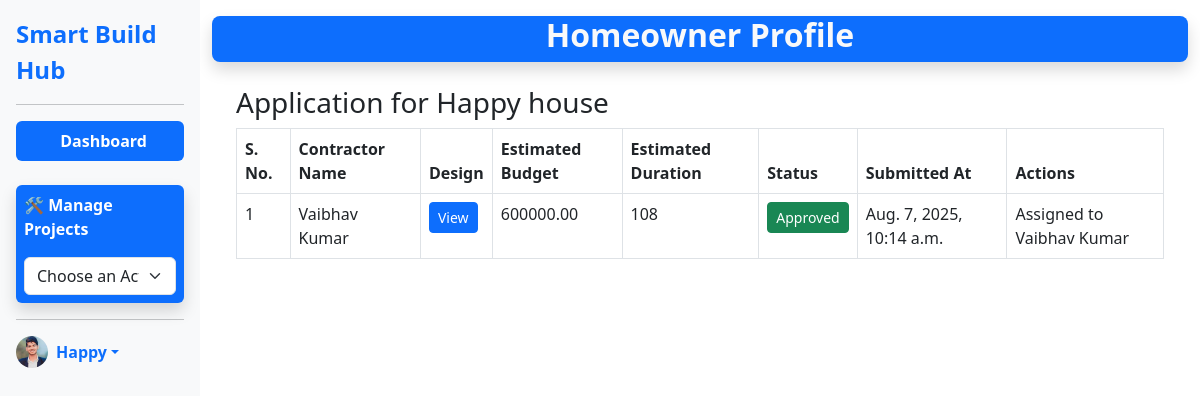
Page /homeownerapp/homeownerviewapplications/4 (signed in) on the committed database.
### mainapp/models.py (models this page shows)
class userinfo(models.Model):
    name=models.CharField(max_length=100)
    email=models.EmailField(max_length=100)
    contactno=models.CharField(max_length=15)
    address=models.TextField()
    picture=models.ImageField(upload_to='profiles',blank=True)
    bio=models.TextField()
    login=models.OneToOneField(loginInfo,on_delete=models.CASCADE)

### homeownerapp/models.py (models this page shows, shortened)
class Project(models.Model):
    projectname = models.CharField(max_length=255)
    homeowner = models.ForeignKey(userinfo,on_delete=models.CASCADE,related_name='project_homeowner')
    contractor = models.ForeignKey(userinfo,on_delete=models.SET_NULL,null=True, blank=True,related_name='project_contractor')
    start_date = models.DateField(null=True, blank=True)
    end_date = models.DateField(null=True, blank=True)
    duration = models.IntegerField(help_text="Estimated number of days", null=True, blank=True)
    budget = models.DecimalField(max_digits=12, decimal_places=2)
    progress = models.PositiveIntegerField(default=0, help_text="Completion percentage")
    location = models.CharField(max_length=255, blank=True)
    status = models.CharField(
        max_length=50,
        choices=[
            ('planned', 'Planned'),
            ('designing_phase', 'Designing Phase'),
            ('awaiting_approval', 'Awaiting Approval'),
            ('under_construction', 'Under Construction'),
            ('delayed', 'Delayed'),
            ('completed', 'Completed'),
            ('cancelled', 'Cancelled'),
        ],
        default='planned'
    )
    plot_size = models.CharField(max_length=50, blank=True)
    HOUSE_TYPES = [
        ('duplex', 'Duplex'),
        ('bungalow', 'Bungalow'),
        ('villa', 'Villa'),
        ('independent_floor', 'Independent Floor'),
        ('flat', 'Modern Flat'),
    ]
    house_type = models.CharField(max_length=50, choices=HOUSE_TYPES, blank=True)
    num_floors = models.CharField(max_length=10, blank=True)
    basement = models.CharField(max_length=10, choices=[('yes', 'Yes'), ('no', 'No')], blank=True)
    PARKING_CHOICES = [
        ('yes', 'Yes'),
        ('no', 'No'),
        ('covered', 'Covered Parking'),
        ('open', 'Open Parking')
    ]
    parking_required = models.CharField(max_length=20, choices=PARKING_CHOICES, blank=True)
    bedrooms = models.CharField(max_length=10, choices=[
        ('1bhk', '1 BHK'),
        ('2bhk', '2 BHK'),
        ('3bhk', '3 BHK'),
        ('4+', '4+ BHK')
    ], blank=True)
    bathrooms = models.CharField(max_length=10, blank=True)
    kitchen_each_floor = models.CharField(max_length=10, choices=[('yes', 'Yes'), ('no', 'No')], blank=True)
    additional_rooms = models.JSONField(blank=True, null=True)
    outdoor_areas = models.JSONField(blank=True, null=True)
    MATERIAL_CHOICES = [
        ('bricks', 'Red Bricks'),
        ('aac', 'AAC Blocks'),
        ('fly_ash', 'Fly Ash Bricks'),
        ('concrete', 'Concrete Blocks'),
        ('not_sure', 'Not Sure')
    ]
    preferred_material = models.CharField(max_length=50, choices=MATERIAL_CHOICES, blank=True)
    STYLE_CHOICES = [
        ('modern', 'Modern'),
        ('traditional', 'Traditional'),
        ('contemporary', 'Contemporary'),
        ('minimalist', 'Minimalist'),
        ('not_decided', 'Not Decided')
    ]
    construction_style = models.CharField(max_length=50, choices=STYLE_CHOICES, blank=True)
    solar_panel = models.BooleanField(default=False)
    design_reference = models.URLField(blank=True, null=True)
    special_requirements = models.TextField(blank=True)
    created_at = models.DateTimeField(auto_now_add=True)
    updated_at = models.DateTimeField(auto_now=True)

### contractorapp/models.py (models this page shows, shortened)
class ContractorApplication(models.Model):
    project = models.ForeignKey(Project, on_delete=models.CASCADE, related_name='applications')
    contractor = models.ForeignKey(userinfo, on_delete=models.CASCADE, related_name='contractor_applications')
    proposal_text = models.TextField()
    design_file = models.FileField(upload_to='designs/', null=True, blank=True)
    estimated_budget = models.DecimalField(max_digits=12, decimal_places=2)
    estimated_duration = models.IntegerField(help_text="Estimated number of days")
    status = models.CharField(
        max_length=20,
        choices=[
            ('pending', 'Pending'),
            ('approved', 'Approved'),
            ('rejected', 'Rejected')
        ],
        default='pending'
    )
    submitted_at = models.DateTimeField(auto_now_add=True)

### homeownerapp/views.py (the view)
# urls.py: path('homeownerviewapplications/<id>',views.homeownerviewapplications,name='homeownerviewapplications'),
def homeownerviewapplications(request,id):
    if not 'homeownerid' in request.session:
        messages.error(request,"You are not logged In")
        return redirect('login')
    homeownerid = request.session.get('homeownerid')
    homeowner = userinfo.objects.filter(email=homeownerid).first()
    project=Project.objects.get(id=id)
    applications=ContractorApplication.objects.filter(project=project)
    context = {
        'name':homeowner.name,
        'homeownerid':homeownerid,
        'project':project,
        'applications':applications,
    }
    return render(request, 'homeownerviewapplications.html',context)

### homeownerapp/templates/homeownerviewapplications.html
{% extends 'homeownerbase.html' %}
{% block main %}
<div class="container my-4">
    <h3>Application for {{ project.projectname }}</h3>
    <table class="table table-bordered">
        <thead>
            <tr>
                <th>S. No.</th>
                <th>Contractor Name</th>
                <th>Design</th>
                <th>Estimated Budget</th>
                <th>Estimated Duration</th>
                <th>Status</th>
                <th>Submitted At</th>
                <th>Actions</th>
            </tr>
        </thead>
        <tbody>
            {% for a in applications %}
            <tr>
                <td>{{ forloop.counter }}</td>
                <td>{{ a.contractor.name }}</td>
                <td>
                    <a href="{{ a.design_file.url }}" target="_blank" class="btn btn-primary btn-sm">View</a>
                </td>
                <td>{{ a.estimated_budget }}</td>
                <td>{{ a.estimated_duration }}</td>
                <td>
                    {% if a.status == 'pending' %}
                        <span class="btn btn-warning btn-sm">Pending</span>
                    {% elif a.status == 'approved' %}
                        <span class="btn btn-success btn-sm">Approved</span>
                    {% elif a.status == 'rejected' %}
                        <span class="btn btn-danger btn-sm">Rejected</span>
                    {% else %}
                        {{ a.status }}
                    {% endif %}
                </td>
                <td>{{ a.submitted_at }}</td>
                <td>
                    {% if project.contractor %}
                        Assigned to {{ project.contractor.name }}
                    {% elif a.status == 'rejected' %}
                        <span class="btn btn-danger btn-sm">Rejected</span>
                    {% elif a.status == 'approved' %}
                        <span class="btn btn-success btn-sm">Approved</span>
                    {% else %}
                        <a href="{% url 'approveapp' id=a.id %}" class="btn btn-success btn-sm">Approve</a>
                        <a href="{% url 'rejectapp' id=a.id %}" class="btn btn-danger btn-sm">Reject</a>
                    {% endif %}
                </td>
            </tr>
            {% endfor %}
        </tbody>
    </table>
</div>
{% endblock %}

### homeownerapp/templates/homeownerbase.html (shortened to what this page needs)
{% load static %}
<!DOCTYPE html>
<html lang="en">
<head>
    <link href="https://cdn.jsdelivr.net/npm/bootstrap@5.3.0/dist/css/bootstrap.min.css" rel="stylesheet">
</head>
<body>
    <div class="container-fluid">
        <div class="row">
            <div class="col-md-3 col-lg-2 sidebar p-0">
                <div class="d-flex flex-column flex-shrink-0 p-3 fw-semibold">
                    <a href="/" class="d-flex align-items-center mb-3 mb-md-0 me-md-auto text-decoration-none">
                        <span class="fs-4">Smart Build Hub</span>
                    </a>
                    <hr>
                    <ul class="nav nav-pills flex-column mb-auto">
                        <li class="nav-item">
                            <a href="#" class="nav-link active" aria-current="page">
                                <svg class="bi me-2" width="16" height="16">
                                    <use xlink:href="#home" />
                                </svg>
                                Dashboard
                            </a>
                        </li>
                        <li class="mt-4 bg-primary shadow border-3 p-2 rounded">
                            <label for="project-nav" class="form-label text-white fw-bold">🛠 Manage Projects</label>
                            <select id="project-nav" class="form-select mt-2"
                                onchange="if(this.value) window.location.href=this.value;">
                                <option selected disabled>Choose an Action</option>
                            </select>
                        </li>
                    </ul>
                    <hr>
                    <div class="dropdown">
                        <a href="#" class="d-flex align-items-center text-decoration-none dropdown-toggle"
                            id="dropdownUser1" data-bs-toggle="dropdown" aria-expanded="false">
                            <img src="{% static 'img/thevaibhav.jpg' %}"
                                alt="Profile picture of contractor" width="32" height="32" class="rounded-circle me-2">
                            <strong>{{name}}</strong>
                        </a>
                    </div>
                </div>
            </div>
            <div class="col-md-9 col-lg-10 ms-sm-auto px-4">
                <div class="row">
                    <div class="col-sm-12 text-center mt-3 bg-primary shadow rounded-3 text-light">
                        <h2><b>Homeowner Profile</b></h2>
                    </div>
                </div>
                {% block main %}{% endblock %}
            </div>
        </div>
    </div>
</body>
</html>

### homeownerapp/templates/homeownerbase.html (style rules this page uses)
.sidebar { background-color: #f8f9fa; height: 100vh; position: sticky; top: 0; }

### rows in the picture
userinfo: name "Happy"
Project: projectname "Happy house", contractor.name "Vaibhav Kumar"
ContractorApplication: contractor.name "Vaibhav Kumar", estimated_budget "600000.00", estimated_duration "108", status "Approved", submitted_at "Aug. 7, 2025, 10:14 a.m."
